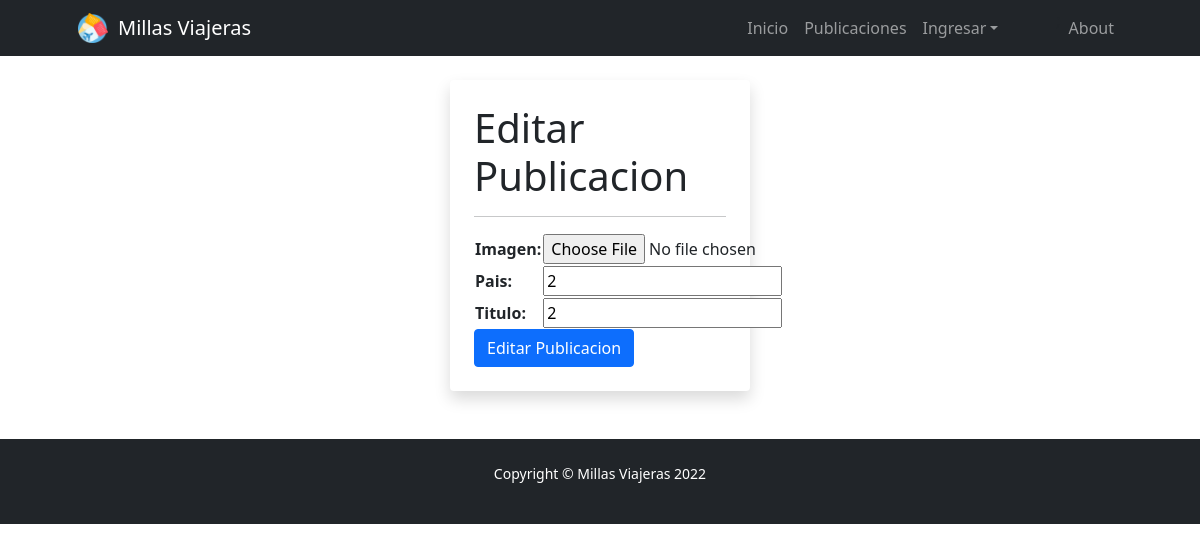
Page /millasviajerasapp/editar_publicacion/3 on the earlier database version.
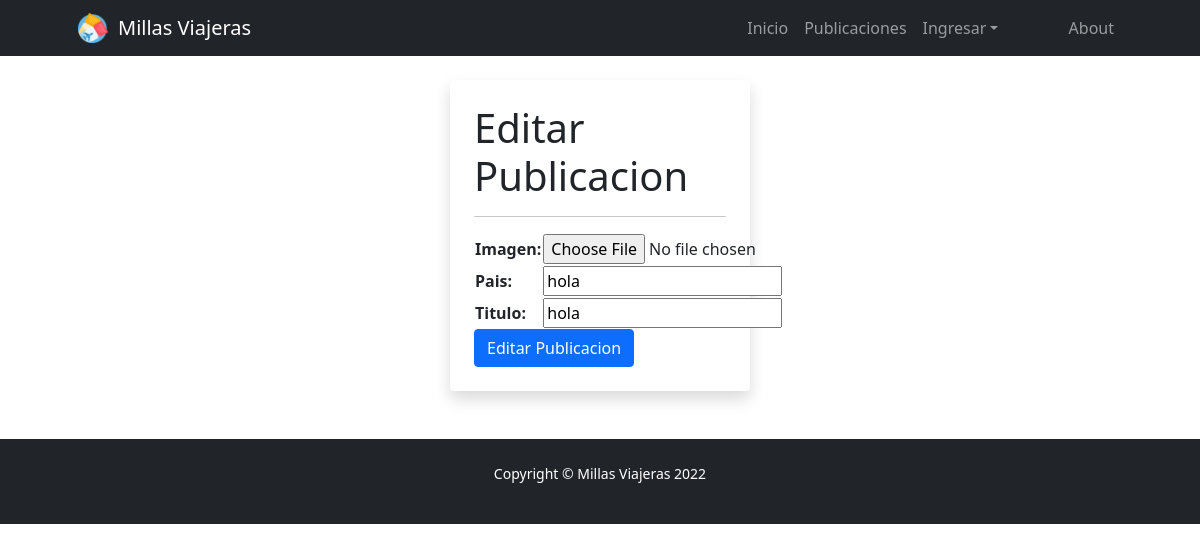
Same page on the later database version.
### MillasViajerasApp/models.py (models this page shows)
class Publicaciones(models.Model):
    imagen = models.ImageField(null=True, blank=True)
    pais = models.CharField(max_length=50)
    titulo = models.CharField(max_length=50)
    descripcion = RichTextField(blank=True , null=True)
    fecha_viaje = models.DateField()
    autor = models.ForeignKey(User, null=True, on_delete=models.SET_NULL)
    class Meta:
        verbose_name_plural = "Publicaciones"
        db_table = "imageupload"

### MillasViajerasApp/views.py (the view, shortened to what this page needs)
# urls.py: path('editar_publicacion/<publicacion_id>', editar_publicacion, name='editar_publicacion'),
def editar_publicacion(request, publicacion_id):
    publicacion = Publicaciones.objects.get(id=publicacion_id)
    formulario = CrearPublicacion(initial={"pais":publicacion.pais, "titulo":publicacion.titulo, "descripcion":publicacion.descripcion, "fecha_viaje":datetime.datetime.today()})
    return render (request, "MillasViajerasApp/editar_publicacion.html", {"form":formulario})

### MillasViajerasApp/forms.py
class CrearPublicacion(forms.Form):
    imagen = forms.ImageField(allow_empty_file=True)
    pais = forms.CharField(max_length=50)
    titulo = forms.CharField(max_length=50)
    descripcion = RichTextFormField(label="Descripción")

### MillasViajerasApp/templates/MillasViajerasApp/editar_publicacion.html (shortened to what this page needs)
{%extends "MillasViajerasApp/base.html"%}
{%block contenido%}
<br>
    <div class="col-lg-3 mb-5" style="margin-left: auto; margin-right: auto;">
        <div class="card h-100 shadow border-0">
            <div class="card-body p-4">
                <h1>Editar Publicacion</h1>
                <hr>
                <form enctype="multipart/form-data" action="" method="POST">
                        <table>
                            {{form.as_table}}
                        </table>
                        <input type="submit" class="btn btn-primary" value="Editar Publicacion">
                    </form>
            </div>
        </div>
    </div>
{%endblock%}

Differences in the rows shown:
now on this page (row edited): Publicaciones: pais "hola", titulo "hola"
Other differences:
form field pais: "2" → (not shown)
form field titulo: "2" → (not shown)
